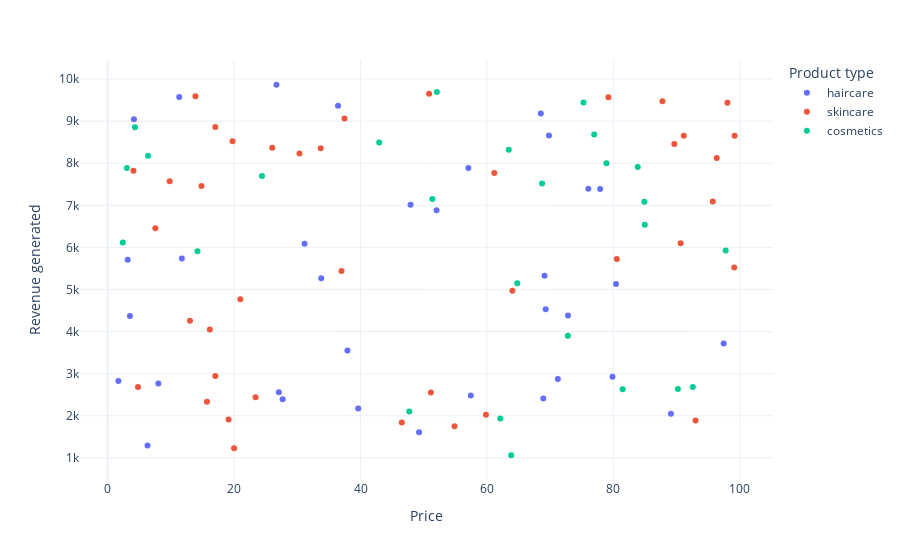

Notebook code for this chart:
### Code cell
fig=px.scatter(df,x="Price",y="Revenue generated",color="Product type",hover_data=["Number of products sold"])
fig.show()

### Figure 1 — Plotly figure (JSON) as saved in the notebook; plotly's stock layout.template omitted (floating-point values rounded to 4 significant figures)
{"data": [{"customdata": [[802], [8], [147], [336], [620], [884], [209], [142], [353], [327], [598], [24], [859], [29], [154], [622], [701], [227], [117], [163], [32], [904], [241], [359], [946], [198], [774], [663], [618], [79], [114], [672], [62], [627]], "hovertemplate": "Product type=haircare<br>Price=%{x}<br>Revenue generated=%{y}<br>Number of products sold=%{customdata[0]}<extra></extra>", "legendgroup": "haircare", "marker": {"color": "#636efa", "symbol": "circle"}, "mode": "markers", "name": "haircare", "orientation": "v", "showlegend": true, "type": "scatter", "x": [69.81, 11.32, 1.7, 71.21, 36.44, 27.68, 4.156, 39.63, 97.45, 8.023, 11.74, 33.78, 27.08, 76.04, 26.7, 31.15, 79.86, 49.26, 52.03, 37.93, 47.91, 3.17, 69.11, 57.45, 6.307, 57.06, 72.82, 68.91, 89.1, 80.41, 69.29, 77.9, 3.526, 68.52], "xaxis": "x", "y": [8662.0, 9578.0, 2828.0, 2874.0, 9365.0, 2391.0, 9049.0, 2175.0, 3716.0, 2766.0, 5737.0, 5268.0, 2557.0, 7397.0, 9866.0, 6088.0, 2926.0, 1606.0, 6886.0, 3550.0, 7015.0, 5710.0, 5328.0, 2484.0, 1292.0, 7889.0, 4384.0, 2412.0, 2048.0, 5134.0, 4531.0, 7386.0, 4371.0, 9185.0], "yaxis": "y"}, {"customdata": [[736], [83], [871], [65], [980], [996], [960], [249], [562], [469], [280], [187], [320], [168], [781], [602], [963], [963], [176], [933], [556], [155], [910], [820], [242], [93], [896], [380], [246], [134], [457], [704], [513], [511], [106], [872], [336], [223], [320], [913]], "hovertemplate": "Product type=skincare<br>Price=%{x}<br>Revenue generated=%{y}<br>Number of products sold=%{customdata[0]}<extra></extra>", "legendgroup": "skincare", "marker": {"color": "#EF553B", "symbol": "circle"}, "mode": "markers", "name": "skincare", "orientation": "v", "showlegend": true, "type": "scatter", "x": [14.84, 61.16, 4.805, 4.078, 64.02, 15.71, 90.64, 16.16, 99.17, 36.99, 7.547, 51.12, 96.34, 50.85, 79.21, 37.47, 9.813, 23.4, 19.13, 80.54, 99.11, 46.53, 95.71, 98.03, 30.34, 20.99, 59.84, 17.03, 13.02, 89.63, 33.7, 26.03, 87.76, 54.87, 93.0, 91.13, 17.03, 20.0, 13.88, 19.75], "xaxis": "x", "y": [7461.0, 7767.0, 2687.0, 7823.0, 4971.0, 2331.0, 6100.0, 4053.0, 8654.0, 5442.0, 6454.0, 2553.0, 8128.0, 9655.0, 9572.0, 9062.0, 7573.0, 2438.0, 1912.0, 5725.0, 5521.0, 1840.0, 7089.0, 9436.0, 8232.0, 4767.0, 2021.0, 8864.0, 4257.0, 8459.0, 8355.0, 8368.0, 9474.0, 1752.0, 1889.0, 8652.0, 2943.0, 1230.0, 9593.0, 8526.0], "yaxis": "y"}, {"customdata": [[426], [150], [126], [601], [391], [352], [394], [253], [616], [449], [705], [919], [99], [633], [484], [270], [637], [478], [375], [25], [737], [134], [916], [276], [987], [324]], "hovertemplate": "Product type=cosmetics<br>Price=%{x}<br>Revenue generated=%{y}<br>Number of products sold=%{customdata[0]}<extra></extra>", "legendgroup": "cosmetics", "marker": {"color": "#00cc96", "symbol": "circle"}, "mode": "markers", "name": "cosmetics", "orientation": "v", "showlegend": true, "type": "scatter", "x": [42.96, 68.72, 81.46, 84.89, 4.324, 92.56, 2.397, 63.45, 64.8, 84.96, 52.08, 51.36, 78.9, 14.2, 63.83, 72.8, 6.382, 90.2, 83.85, 76.96, 75.27, 97.76, 62.11, 47.71, 3.038, 24.42], "xaxis": "x", "y": [8496.0, 7517.0, 2629.0, 7087.0, 8858.0, 2686.0, 6117.0, 8319.0, 5150.0, 6541.0, 9692.0, 7152.0, 8002.0, 5911.0, 1062.0, 3900.0, 8180.0, 2633.0, 7911.0, 8685.0, 9445.0, 5925.0, 1935.0, 2100.0, 7888.0, 7698.0], "yaxis": "y"}], "layout": {"autosize": true, "legend": {"title": {"text": "Product type"}, "tracegroupgap": 0}, "margin": {"t": 60}, "xaxis": {"anchor": "y", "autorange": true, "domain": [0, 1], "range": [-4.228, 105.1], "title": {"text": "Price"}, "type": "linear"}, "yaxis": {"anchor": "x", "autorange": true, "domain": [0, 1], "range": [379.9, 10550.0], "title": {"text": "Revenue generated"}, "type": "linear"}}}
